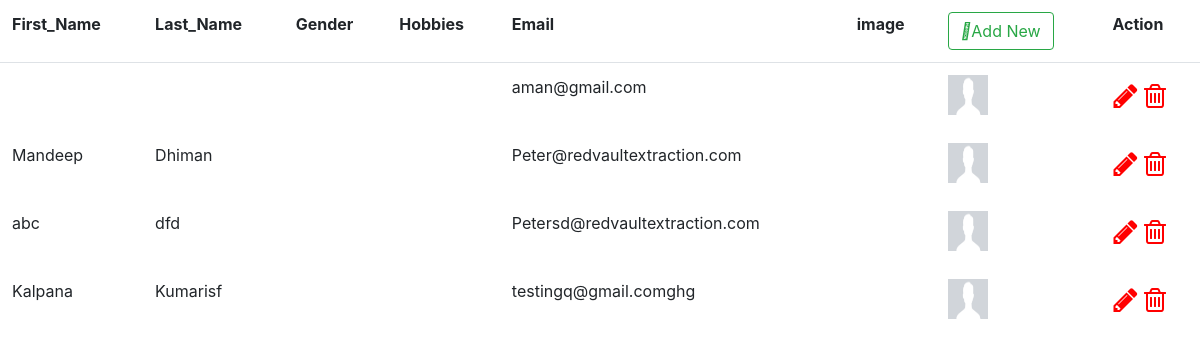
/employee/list/, run on an earlier commit of the app's database.
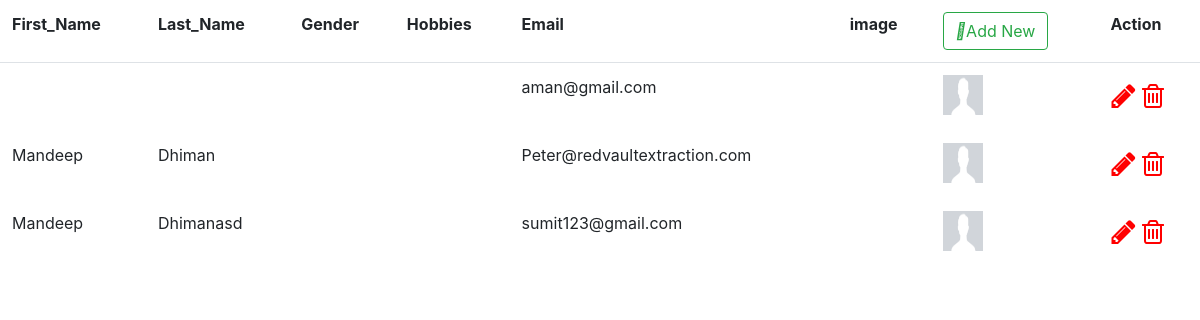
And on a later commit of the database.
### employee_register/models.py (models this page shows, shortened)
class User(AbstractBaseUser,PermissionsMixin):
    first_name = models.CharField(_('first_name'),max_length=255)
    last_name = models.CharField(_('last_name'),max_length=255)
    email = models.EmailField(_('email'),unique=True)
    gender = models.CharField(max_length=25,default="",blank=True)
    Hobbies = MultiSelectField(max_length=100)
    img = models.ImageField(upload_to='profilepic/', null=True, blank=True)
    country = models.CharField(max_length=255,default="",blank=True)
    is_staff = models.BooleanField(default=False, help_text='Designates whether the user can log into this admin site.')
    is_active = models.BooleanField(default=True,
                                    help_text='Designates whether this user should be treated as active.\
                                                 Unselect this instead of deleting accounts.')
    date_joined = models.DateTimeField(_('date joined'), default=timezone.now)
    USERNAME_FIELD = 'email'
    objects = CustomUserManager()

### employee_register/views.py (the view)
# urls.py: path('list/',employee_list , name='employee_list'),
def employee_list(request):
    context = {'employee_list':User.objects.all()}
    return render(request,"employee_list.html",context)

### employee_register/templates/employee_list.html (shortened to what this page needs)
{% load static %}
<!DOCTYPE html>
<html lang="en">
<head>
    <link rel="stylesheet" href="https://cdn.jsdelivr.net/npm/bootstrap@4.5.3/dist/css/bootstrap.min.css">
    <link rel="stylesheet" href="https://cdnjs.cloudflare.com/ajax/libs/font-awesome/4.7.0/css/font-awesome.min.css">
</head>
<body>
<table class="table table-borderless">
    <thead class="border-bottom font-weight-bold">
        <tr>
            <td>First_Name</td>
            <td>Last_Name</td>
            <td>Gender</td>
            <td>Hobbies</td>
            <td>Email</td>
            <td>image</td>
            <td>
                <a href="{% url 'employee_insert' %}" class="btn btn-outline-success">
                    <i class="fas fa-plus"></i>Add New
                </a>
            </td>
            <td>Action</td>
        </tr>
    </thead>
    <tbody>
        {% for employee in employee_list %}
            <tr>
                <td>{{employee.first_name}}</td>
                <td>{{employee.last_name}}</td>
                <td>{% if employee.gender == '1' %} Male {% elif employee.gender == '0' %} Female {% endif %}  </td>
                <td>{% for hobby in employee.Hobbies%}{% if hobby == '1'%} cricket,{% elif hobby == '2'%} kabbadi,{% elif hobby == '3'%} Football, {% elif hobby == '4'%} Hockey {% endif %}  {% endfor %}</td>
                <td>{{employee.email}}</td>
                <td>{{employee.img}}</td>
                <td><img  {% if employee.img != '' %} src ="{{ employee.img.url}}"  {% else %} src = "{% static 'img/download.png' %}" {% endif %} width = "40px" height="40px">
                <td>
                    <a href="{% url 'employee_update' employee.id %}" class="btn text-secondary px-0">
                        <i class="fa fa-pencil" style="font-size:28px;color:red"></i>
                    </a>
                   <a href="{% url 'employee_delete' employee.id %}" class="btn text-secondary px-0">
                        <i class="fa fa-trash-o danger " style="font-size:28px;color:red"></i>
                   </a>
                </td>
            </tr>
        {% endfor %}
    </tbody>
</table>
</body>
</html>

What changed in the data, as far as the page shows it:
removed User: first_name "abc", last_name "dfd", email "Petersd@redvaultextraction.com"
removed User: first_name "Kalpana", last_name "Kumarisf", email "testingq@gmail.comghg"
added User: first_name "Mandeep", last_name "Dhimanasd", email "sumit123@gmail.com"
